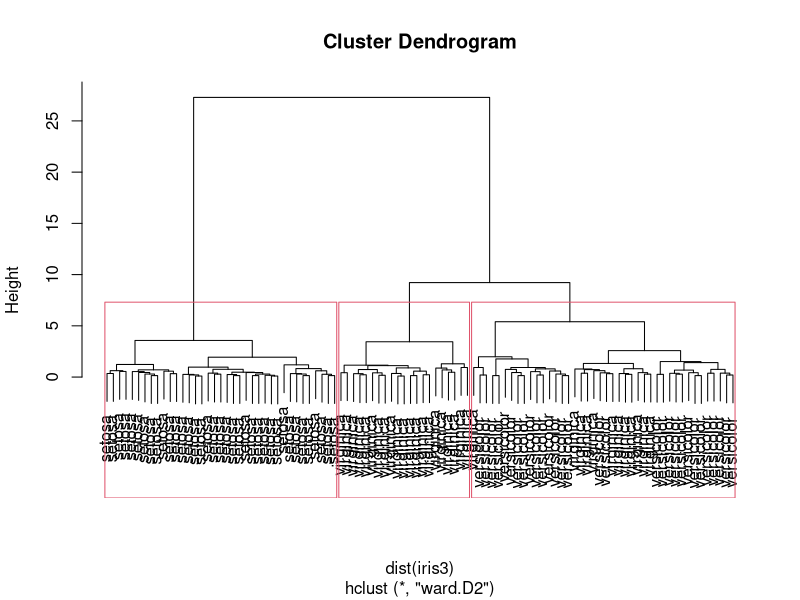

Write the R code that produced this figure. (Note: this script raises an error after producing the figure.)
iris2=iris
#preparo los datos para quedarme con 100 datos (para ver mejor) 
# mediante muestreo y solo variables numericas
idx=sample(1:dim(iris2)[1],100)
idx
iris3=iris2[idx,]
iris3
iris3$Species=NULL
iris3
#calculo cluster jeraquico por el metodo de Ward, distancia euclidea
hc=hclust(dist(iris3),method="ward.D2")
hc
#dibujo el dendrograma y corto por tres
plot(hc,labels=iris2$Species[idx])
rect.hclust(hc,k=3)
#genero la variable de agrupamiento
group=cutree(hc,k=3)
group
#Medidas de bondad de agrupamiento: coeficiente de silueta
plotcluster(iris3,group)
shi= silhouette(group,dist(iris3))
plot(shi,col=1:3)
#Calculo de algunas otras medidas de bondad del agrupamiento
#(Ver descripcion de la funcion)
cluster.stats(dist(iris3),group,alt.clustering=as.integer(iris$Species[idx])) 
